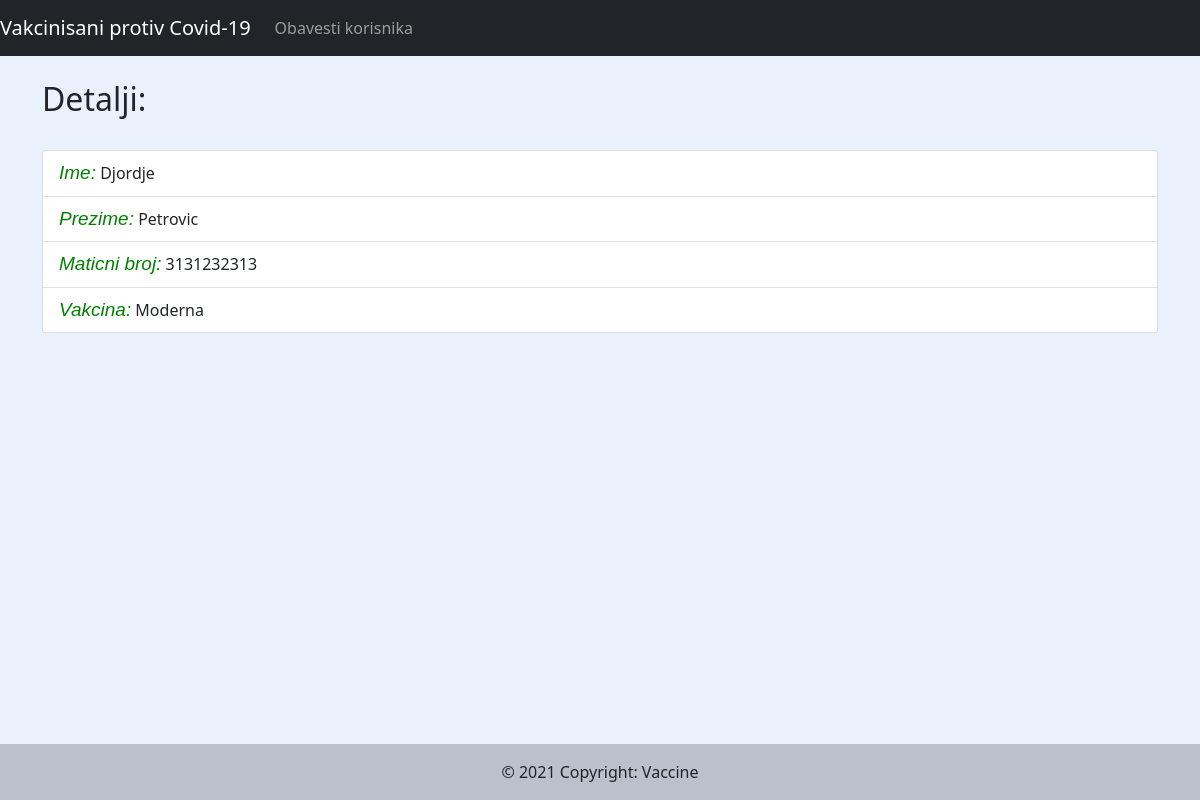
Screenshot of /vakcinisan/59 with the database file from the repository.
### vakcinisani/models.py (models this page shows, shortened)
class Vakcinisan(models.Model):
    ime = models.CharField(max_length=200)
    prezime = models.CharField(max_length=200)
    vrste_vakcina = (
        ("Fajzer","Fajzer"),
        ("Sputnjik","Sputnjik"),
        ("Astra Zeneka","Astra Zeneka"),
        ("Sinofarm","Sinofarm"),
        ("Moderna","Moderna"),
    )
    jmbg = models.CharField(max_length=13, blank=True)
    vakcina = models.CharField(max_length=100, choices=vrste_vakcina)
    alergija = models.BooleanField(default=False)
    datum = models.DateTimeField(auto_now_add=True, null=True)
    email_1 = models.EmailField(max_length=100, null=True)
    email_2 = models.EmailField(max_length=100, null=True)
    bolest_id = models.ForeignKey(Bolest, to_field="id", null=True, on_delete=models.SET_NULL)

### vakcinisani/views.py (the view, shortened to what this page needs)
# urls.py: path('vakcinisan/<str:pk>', EditVakcinisanView.as_view(), name='vakcinisan'),
class EditVakcinisanView(View):
    template_name = 'vakcinisan.html'
    form = VakcinisanForm
    def get(self, request, pk, *args, **kwargs):
        vakcinisan = Vakcinisan.objects.get(id=pk)
        form = VakcinisanForm(instance=vakcinisan)
        context = {'vakcinisan':vakcinisan, 'form':form}
        return render(request, self.template_name, context)

### vakcinisani/templates/vakcinisan.html
{% extends 'base.html' %}
{% load static %}
{% block content %}
<div class="container">
  <br>
  <h2>Detalji:</h2>
  <br>
  <ul class="list-group">
    <li class="list-group-item"><span class="detalji_span">Ime:</span> {{vakcinisan.ime}}</li>
    <li class="list-group-item"><span class="detalji_span">Prezime:</span> {{vakcinisan.prezime}}</li>
    <li class="list-group-item"><span class="detalji_span">Maticni broj:</span> {{vakcinisan.jmbg}}</li>
    <li class="list-group-item"><span class="detalji_span">Vakcina:</span> {{vakcinisan.vakcina}}</li>
  </ul>
</div>
{% endblock %}
{% block footer %}
<footer>
  <div id="absolute" class="text-center p-3" style="background-color: rgba(0, 0, 0, 0.2);">
  © 2021 Copyright: Vaccine</div>
</footer>
{% endblock %}

### static/css/main.css (style rules this page uses)
body { background-color: #e8f1fc; }
#absolute { position: absolute; left: 0 ; right: 0; bottom: 0; height:[footer-height]; }
.detalji_span { font-family:sans-serif; font-size: 19px; color: green; font-style: oblique; }

### rows the page displays
Vakcinisan: ime "Djordje", prezime "Petrovic", jmbg "3131232313", vakcina "Moderna"
